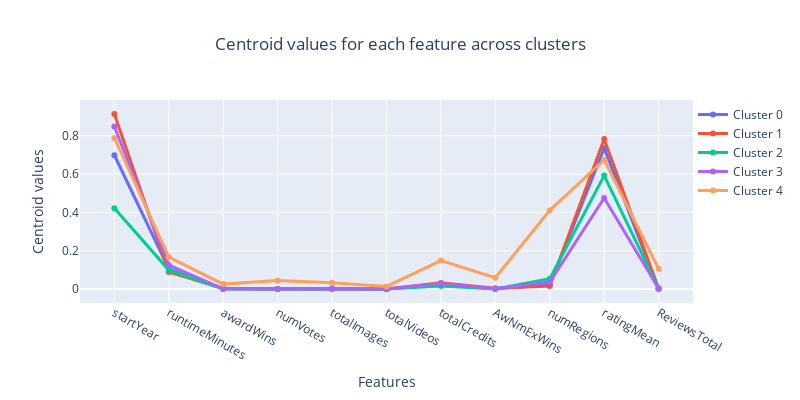

Notebook code for this chart:
### Code cell
import plotly.graph_objects as go

# Crea una figura vuota
fig = go.Figure()

# Aggiungi una linea per ogni centroide del cluster
for i, center in enumerate(kmeans.cluster_centers_):
    fig.add_trace(go.Scatter(
        x=list(df.columns),
        y=center,
        mode='lines+markers',
        name=f'Cluster {i}',
        line=dict(width=3)
    ))

# Imposta il titolo e le etichette
fig.update_layout(
    title="Centroid values for each feature across clusters",
    xaxis_title="Features",
    yaxis_title="Centroid values",
    legend=dict(x=1, y=1),
    width=800, height=400
)

# Aggiungi la griglia all'asse y
fig.update_yaxes(showgrid=True)
fig.update_layout(title_x=0.5)

# Mostra il grafico
fig.show()

### Figure 1 — Plotly figure (JSON) as saved in the notebook; plotly's stock layout.template omitted (floating-point values rounded to 4 significant figures)
{"data": [{"line": {"width": 3}, "mode": "lines+markers", "name": "Cluster 0", "type": "scatter", "x": ["startYear", "runtimeMinutes", "awardWins", "numVotes", "totalImages", "totalVideos", "totalCredits", "AwNmExWins", "numRegions", "ratingMean", "ReviewsTotal"], "y": [0.6984, 0.1056, 0.001461, 0.000196, 0.002313, 0.0001203, 0.02421, 0.00155, 0.02091, 0.7354, 0.001511]}, {"line": {"width": 3}, "mode": "lines+markers", "name": "Cluster 1", "type": "scatter", "x": ["startYear", "runtimeMinutes", "awardWins", "numVotes", "totalImages", "totalVideos", "totalCredits", "AwNmExWins", "numRegions", "ratingMean", "ReviewsTotal"], "y": [0.9141, 0.08872, 0.003089, 0.0004252, 0.002306, 0.000979, 0.03256, 0.004108, 0.01665, 0.7836, 0.001741]}, {"line": {"width": 3}, "mode": "lines+markers", "name": "Cluster 2", "type": "scatter", "x": ["startYear", "runtimeMinutes", "awardWins", "numVotes", "totalImages", "totalVideos", "totalCredits", "AwNmExWins", "numRegions", "ratingMean", "ReviewsTotal"], "y": [0.4224, 0.09919, 0.0005328, 0.0002621, 0.002172, 0.0001262, 0.0158, 0.0004584, 0.05453, 0.5922, 0.00377]}, {"line": {"width": 3}, "mode": "lines+markers", "name": "Cluster 3", "type": "scatter", "x": ["startYear", "runtimeMinutes", "awardWins", "numVotes", "totalImages", "totalVideos", "totalCredits", "AwNmExWins", "numRegions", "ratingMean", "ReviewsTotal"], "y": [0.8485, 0.1258, 0.001886, 0.0002848, 0.002158, 0.0008298, 0.02864, 0.002561, 0.03673, 0.4751, 0.003409]}, {"line": {"width": 3}, "mode": "lines+markers", "name": "Cluster 4", "type": "scatter", "x": ["startYear", "runtimeMinutes", "awardWins", "numVotes", "totalImages", "totalVideos", "totalCredits", "AwNmExWins", "numRegions", "ratingMean", "ReviewsTotal"], "y": [0.7886, 0.1671, 0.02609, 0.04539, 0.03297, 0.01386, 0.149, 0.05989, 0.4107, 0.6743, 0.1064]}], "layout": {"height": 400, "legend": {"x": 1, "y": 1}, "title": {"text": "Centroid values for each feature across clusters", "x": 0.5}, "width": 800, "xaxis": {"title": {"text": "Features"}}, "yaxis": {"showgrid": true, "title": {"text": "Centroid values"}}}}
